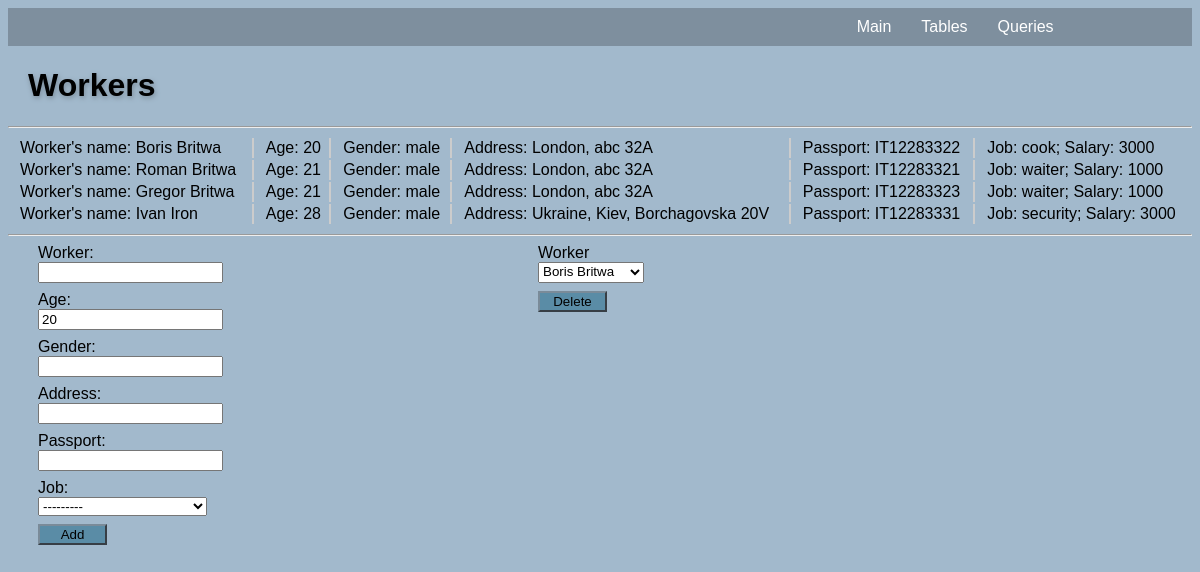
Page /tables/workers on the committed database.
### Tables/models.py (models this page shows, shortened)
class Workers(models.Model):
    idworker = models.AutoField(primary_key=True)
    workername = models.CharField("Worker",max_length=50, null=False)
    workerage = models.IntegerField("Age",default=20, null=False)
    workergender = models.CharField("Gender",max_length=10, null=False)
    workeraddress = models.CharField("Address",max_length=50, null=False)
    workerpass = models.CharField("Passport",max_length=70, null=False)
    workerjob = models.ForeignKey(Jobs, verbose_name="Job")

class Jobs(models.Model):
    idjob = models.AutoField( primary_key=True)
    jobname = models.CharField("Job", max_length=20, null=False)
    jobsalary = models.IntegerField("Salary", null=False)
    jobtodo = models.CharField("What to do", max_length=45, null=False)
    jobrules = models.CharField("Rules", max_length=45, null=False)
    def __str__(self):
        return  '%s; Salary: %s' %(self.jobname, self.jobsalary)

### Tables/views.py (the view)
def workers(request):
    wform = WorkerForm()
    if request.method == 'POST':
        if "Add" in request.POST:
            wform = WorkerForm(request.POST)
            if wform.is_valid():
                worker = wform.save(commit=False)
                worker.save()
                wform = WorkerForm()
    elif request.method == 'GET':
        if "Delete" in request.GET:
            delworkername = request.GET['workername']
            Workers.objects.filter(workername=delworkername).delete()
    else:
        wform = WorkerForm()
    return render(request, 'workers.html', {'workers': Workers.objects.all(), 'form': wform, 'workernames':Workers.objects.order_by('workername').values_list('workername', flat=True).distinct()})

### Tables/forms.py
class WorkerForm(forms.ModelForm):
    class Meta:
        model = Workers
        fields = ['idworker', 'workername', 'workerage', 'workergender', 'workeraddress','workerpass', 'workerjob' ]

### templates/workers.html (shortened to what this page needs)
<!DOCTYPE html>
<html lang="en">
<head>
    {% load static %}
    <link rel="stylesheet" href="{% static 'style.css' %}">
</head>
<body>
<header>
    <div class="nav">
      <ul class="menu">
        <li><a href=#>Queries</a>
    </li>
    <li><a href=#>Tables</a>
    </li>
    <li><a href="index">Main</a></li>
</ul>
    </div>
  </header>
<H1>Workers</H1><HR>
<table width=100%>
    {% for worker in workers %}
        <tr>
            <td>Worker's name: {{worker.workername}}</td>
            <td>Age: {{worker.workerage}}</td>
            <td>Gender: {{worker.workergender}}</td>
            <td>Address: {{worker.workeraddress}}</td>
            <td>Passport: {{worker.workerpass}}</td>
            <td style="border-right:None">Job: {{worker.workerjob}}</td>
        </tr>
    {% endfor %}
</table>
<hr>
<div style="width:100%;">
<form method="POST" style="width:500px;display: inline-block; margin-left: 20px;padding-left: 10px;"> {% csrf_token %}
    {%for field in form%}
        <label class="control-label">{{field.label_tag}}</label>
        <div style="padding-bottom:8px">{{field}}</div>
    {%endfor%}
    <button type="submit" name="Add">Add</button> </form>
<form method="GET" style="width:500px;display: inline-block; position: absolute">
    <label>Worker</label><br>
    <select name="workername" required="" style="margin-bottom:8px; padding-bottom:2px">
        {% for workername in workernames %}
            <option>{{workername}}</option>
        {%endfor%}
    </select><br>
    <button type="submit" name="Delete" >Delete</button> </form>
</div>
</body>
</html>

### static/style.css (style rules this page uses)
body { background: #A2B9CC; font-family: 'Oswald', sans-serif; }
button { background-color: #5A8CA6; border-color: #7A8B99; width:69px; margin-bottom: 50px; }
h1 { text-shadow: 1px 2px 5px #7A8B99; font-size-adjust: auto; margin-left: 20px; }
header { margin: 0; padding: 0; background-color: rgba(122, 139, 153, 0.9); }
.nav ul { font-family: 'Oswald', sans-serif; display: block; margin:0; margin-right: 10%; padding: 0; list-style: none; }
.nav ul:after { display: block; content: ' '; clear: both; float: none; }
.nav ul.menu > li { float: right; padding-right:10px; position: relative; }
.nav ul.menu > li > a { display: block; padding: 10px; color: white; text-decoration: none; }
select { max-width:490px; }
td { border-right: 2px solid #ccc; margin-left: 20px; padding-right:5px; padding-left: 10px; }

### rows in the picture
Workers: workername "Boris Britwa", workerage "20", workergender "male", workeraddress "London, abc 32A", workerpass "IT12283322", workerjob "cook; Salary: 3000"
Workers: workername "Roman Britwa", workerage "21", workergender "male", workeraddress "London, abc 32A", workerpass "IT12283321", workerjob "waiter; Salary: 1000"
Workers: workername "Gregor Britwa", workerage "21", workergender "male", workeraddress "London, abc 32A", workerpass "IT12283323", workerjob "waiter; Salary: 1000"
Workers: workername "Ivan Iron", workerage "28", workergender "male", workeraddress "Ukraine, Kiev, Borchagovska 20V", workerpass "IT12283331", workerjob "security; Salary: 3000"

### other values in the picture
{{ field.label_tag }} "Worker:" "Age:" "Gender:" "Address:" "Passport:" "Job:"
form field workername "Boris Britwa"
